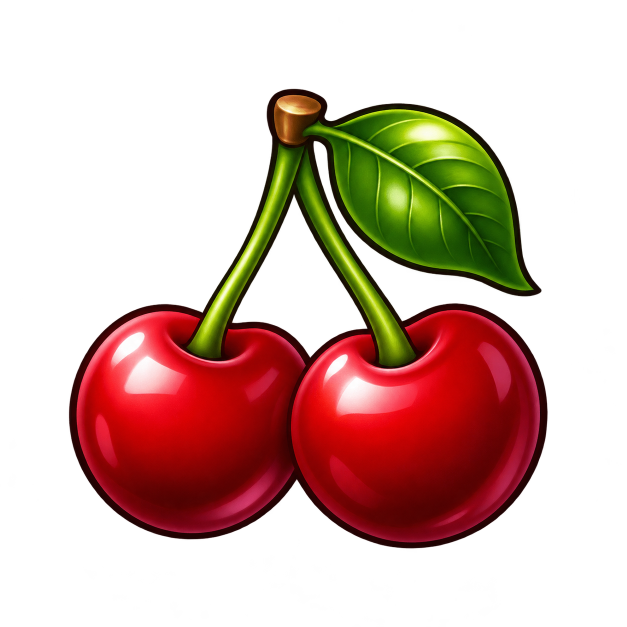
#> input picture src/assets/sources/cherry.png, 1254 x 1254 px, found by its file name (shown at 1/2 size); its folder holds 4 pictures in this run
$ python prepare-assets.py
#> lines starting #> are read from the running program, lines starting #| are printed output that depends on the picture
"""Deterministic normalization and original numeral artwork; no generative substitutes."""
from PIL import Image, ImageDraw, ImageFont, ImageFilter
from pathlib import Path
import shutil
root=Path('src/assets')
for path in list((root/'symbols').glob('*.png'))+list((root/'art').glob('*.png')):
    source=root/'sources'/path.name
    if not source.exists(): shutil.copyfile(path,source)
    im=Image.open(source).convert('RGBA')
    if path.parent.name=='symbols':
        bounds=im.getbbox(); obj=im.crop(bounds);obj.thumbnail((410,410),Image.Resampling.LANCZOS)
        out=Image.new('RGBA',(512,512));out.alpha_composite(obj,((512-obj.width)//2,(512-obj.height)//2));out.save(path)
    elif path.stem=='salon-base': im.convert('RGB').resize((1600,900),Image.Resampling.LANCZOS).save(path)
    else:
        im.thumbnail((800,800),Image.Resampling.LANCZOS);im.save(path)
font='/usr/share/fonts/truetype/dejavu/DejaVuSans-Bold.ttf'
for name in ['seven','wild']:
    im=Image.new('RGBA',(512,512));d=ImageDraw.Draw(im)
    d.rounded_rectangle((65,50,447,462),45,fill='#421226',outline='#d8af55',width=9)
    f=ImageFont.truetype(font,340 if name=='seven' else 290)
    d.text((256,225 if name=='seven' else 200),'7',font=f,anchor='mm',fill='#f22d40',stroke_width=7,stroke_fill='#ffcf7a')
    if name=='wild':d.text((256,385),'WILD',font=ImageFont.truetype(font,65),anchor='mm',fill='#fff2cc',stroke_width=3,stroke_fill='#6d1628')
    im.save(root/'symbols'/f'{name}.png')
#> this loop made 2 passes
#> pass 1, `im.save(root/'symbols'/f'{name}.png')`:
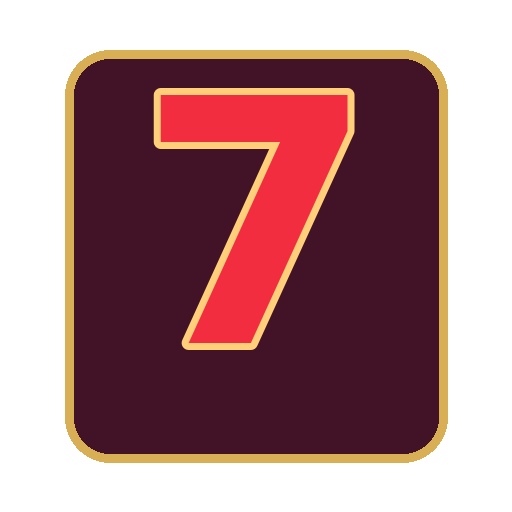
#> saved as seven.png: PIL image 512x512 RGBA; mean R, G, B, A 66, 25.6, 29.2, 152.1; transparent parts drawn white
#> pass 2, `im.save(root/'symbols'/f'{name}.png')`:
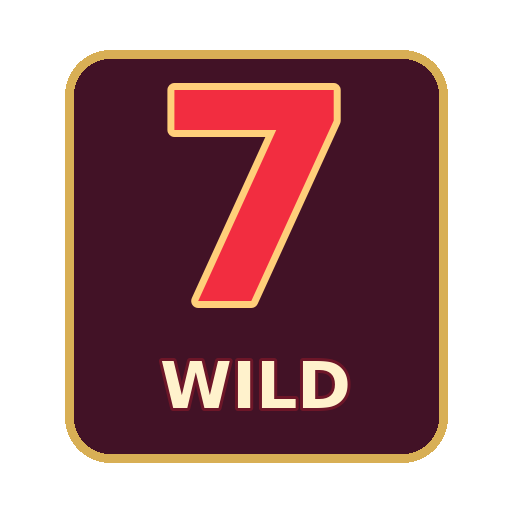
#> saved as wild.png: PIL image 512x512 RGBA; mean R, G, B, A 65.1, 28.2, 31.2, 152.1; transparent parts drawn white
# Contact sheet at actual symbol scale on dark/light fields.
sheet=Image.new('RGB',(6*180,360),'#171214')
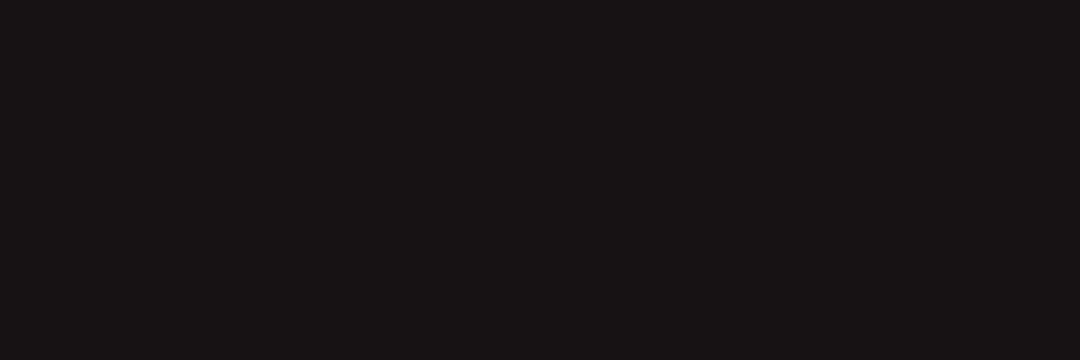
#> sheet: PIL image 1080x360 RGB; mean R, G, B 23, 18, 20
for i,name in enumerate(['cherry','lemon','plum','melon','seven','wild']):
    im=Image.open(root/'symbols'/f'{name}.png');im.thumbnail((156,156))
#> further down, im is the input picture: PIL image 1254x1254 RGBA; mean R, G, B, A 44.9, 16.2, 7.1, 86.4
#> after `im.thumbnail((156, 156))`:
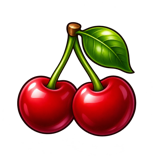
#> im: PIL image 156x156 RGBA; mean R, G, B, A 44.9, 16.1, 7.1, 86.5; transparent parts drawn white
    sheet.paste(im,(i*180+12,12),im);ImageDraw.Draw(sheet).rectangle((i*180,180,i*180+180,360),fill='#fff2cc');sheet.paste(im,(i*180+12,192),im)
#> after `ImageDraw.Draw(sheet).rectangle((i * 180, 180, i * 180 + 180, 360), fi`:
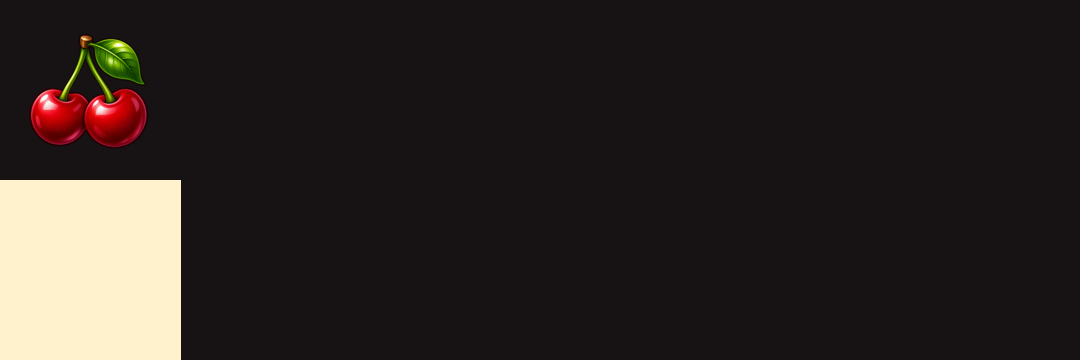
#> sheet: PIL image 1080x360 RGB; mean R, G, B 44.7, 37.4, 35.4
#> after `sheet.paste(im, (i * 180 + 12, 192), im)`:
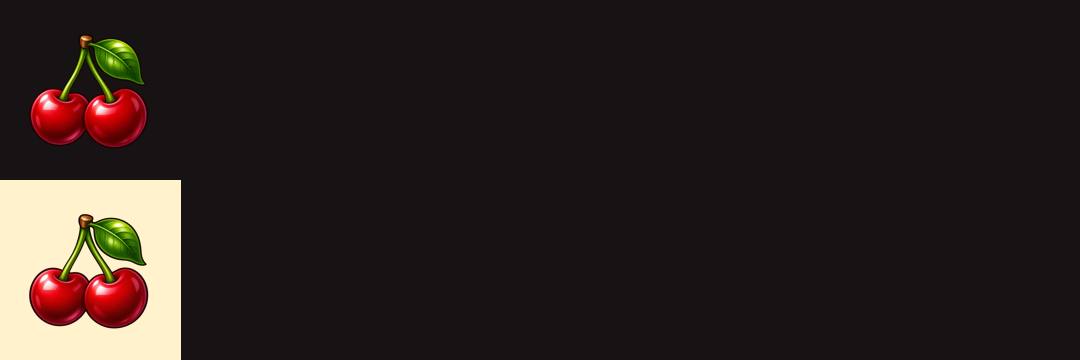
#> sheet: PIL image 1080x360 RGB; mean R, G, B 42.1, 33.2, 31.5
#> pass 2 of the loop `for i,name in enumerate(['cherry','lemon','plum','melon','seven','wild..`:
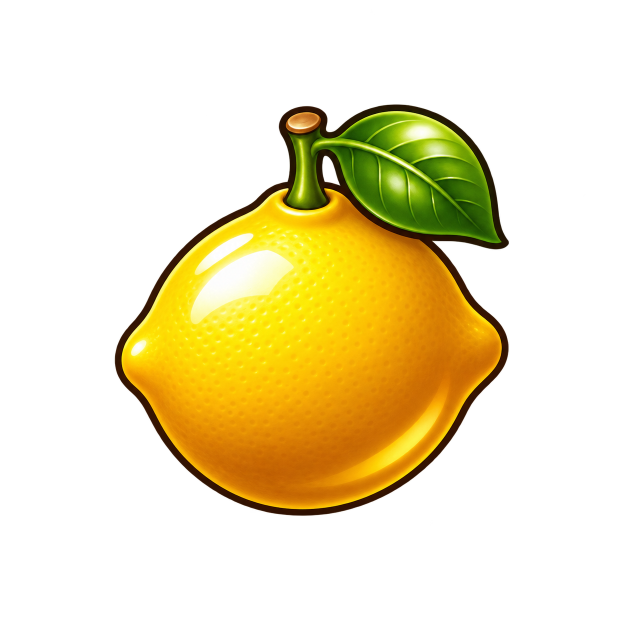
#> input picture src/assets/sources/lemon.png, 1254 x 1254 px, found by its file name (shown at 1/2 size)
#> im is the input picture: PIL image 1254x1254 RGBA; mean R, G, B, A 55.4, 43.9, 5.1, 71.3
#> `im.thumbnail((156, 156))`:
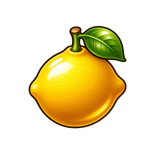
#> im: PIL image 156x156 RGBA; mean R, G, B, A 55.4, 43.8, 5.1, 71.3; transparent parts drawn white
#> `ImageDraw.Draw(sheet).rectangle((i * 180, 180, i * 180 + 180, 360), fi`:
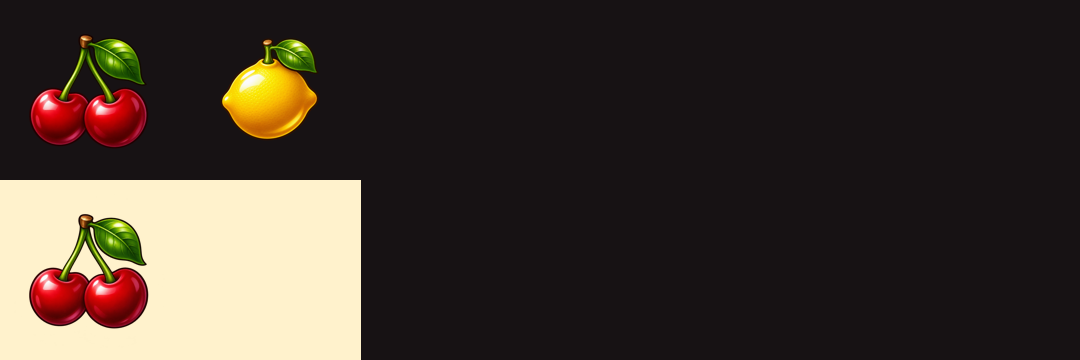
#> sheet: PIL image 1080x360 RGB; mean R, G, B 64.4, 54.3, 46.8
#> pass 3 of the loop `for i,name in enumerate(['cherry','lemon','plum','melon','seven','wild..`:
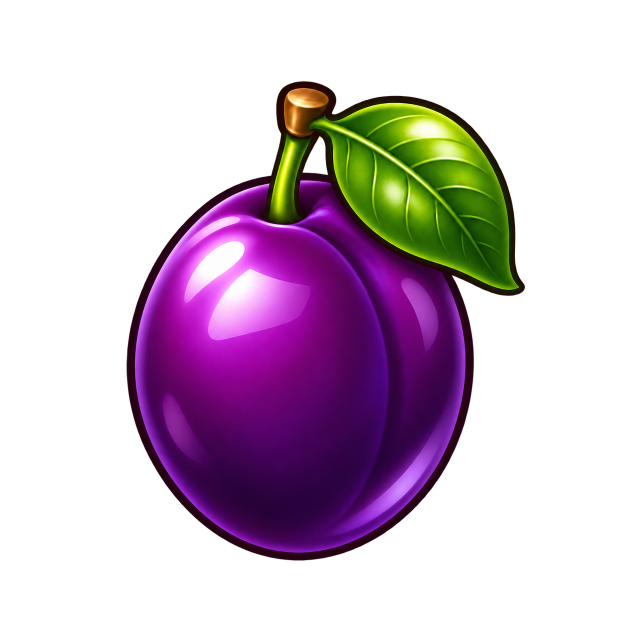
#> input picture src/assets/sources/plum.png, 1254 x 1254 px, found by its file name (shown at 1/2 size)
#> im is the input picture: PIL image 1254x1254 RGBA; mean R, G, B, A 33.9, 15.2, 31.5, 84.3
#> `im.thumbnail((156, 156))`:
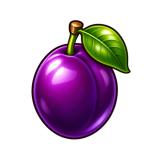
#> im: PIL image 156x156 RGBA; mean R, G, B, A 34, 15.1, 31.4, 84.3; transparent parts drawn white
#> `sheet.paste(im, (i * 180 + 12, 192), im)`:
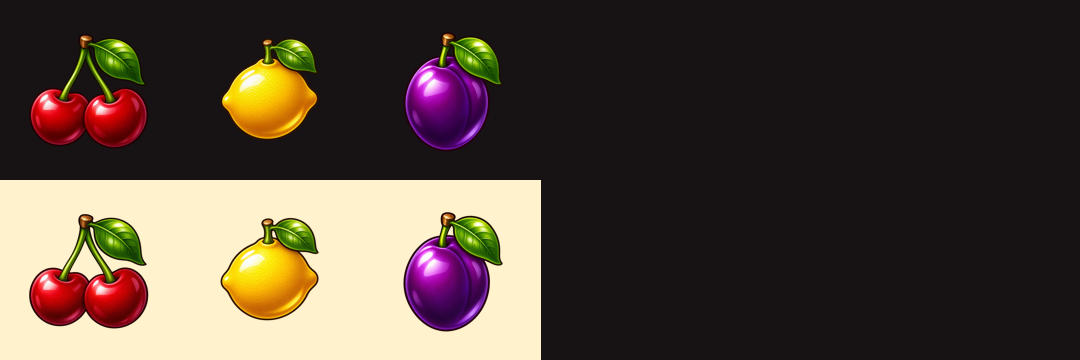
#> sheet: PIL image 1080x360 RGB; mean R, G, B 81.1, 67.9, 58.2
#> the loop made 6 passes; the first 3 are shown
evidence=Path('docs/evidence')
evidence.mkdir(parents=True,exist_ok=True)
sheet.save(evidence/'asset-contact.png')
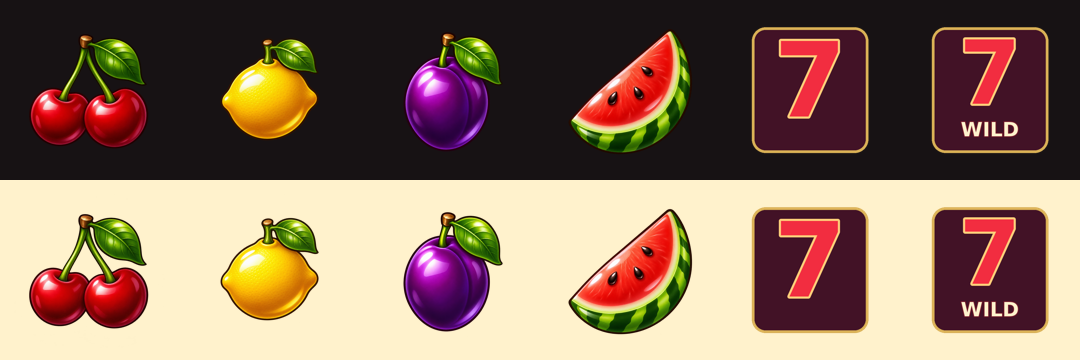
#> saved as asset-contact.png: PIL image 1080x360 RGB; mean R, G, B 135.9, 109.4, 91.8
